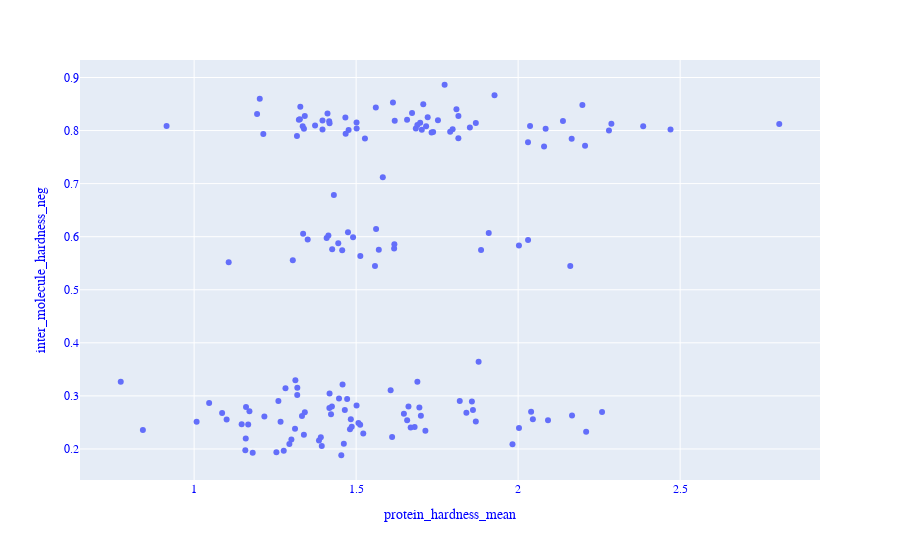

Write notebook code for a chart like this one.
### Code cell
fig = px.scatter(hardness_perf_df, x='protein_hardness_mean', y='inter_molecule_hardness_neg', \
           hover_data='assay')
fig.update_layout(
    font_family="serif",
    font_color="blue",
    title_font_family="Computer Modern Roman",
    title_font_color="red",
    legend_title_font_color="green"
)

fig.show()

### Figure 1 — Plotly figure (JSON) as saved in the notebook; plotly's stock layout.template omitted (floating-point values rounded to 4 significant figures; data arrays with more than 128 entries replaced by an {"elided": "..."} marker saying what was removed)
{"data": [{"customdata": {"elided": "157x1 str values"}, "hovertemplate": "protein_hardness_mean=%{x}<br>inter_molecule_hardness_neg=%{y}<br>assay=%{customdata[0]}<extra></extra>", "legendgroup": "", "marker": {"color": "#636efa", "symbol": "circle"}, "mode": "markers", "name": "", "orientation": "v", "showlegend": false, "type": "scatter", "x": {"elided": "157 float values"}, "xaxis": "x", "y": {"elided": "157 float values"}, "yaxis": "y"}], "layout": {"font": {"color": "blue", "family": "serif"}, "legend": {"title": {"font": {"color": "green"}}, "tracegroupgap": 0}, "margin": {"t": 60}, "title": {"font": {"color": "red", "family": "Computer Modern Roman"}}, "xaxis": {"anchor": "y", "domain": [0, 1], "title": {"text": "protein_hardness_mean"}}, "yaxis": {"anchor": "x", "domain": [0, 1], "title": {"text": "inter_molecule_hardness_neg"}}}}
